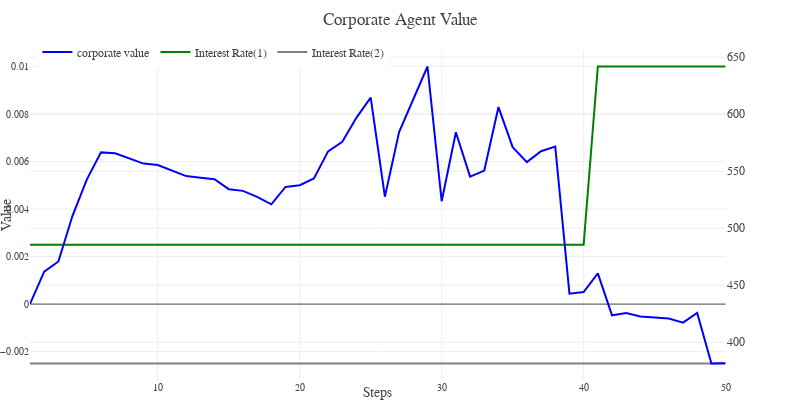

Notebook cell for this chart:
### Code cell
def moving_average(a, n=3):
    ret = np.cumsum(a, dtype=float)
    ret[n:] = ret[n:] - ret[:-n]
    return ret[n - 1:] / n

def corporate_value_and_interest_rate_plot(model, model_results, steps):

    steps_data = model_results['Step'].values
    corporate_value = [model.corporate_details.by_step(i)['Firm Value'].mean() for i in range(steps)]
    interest_rate_1_data, interest_rate_2_data = zip(*model_results['interest_rate'].values)


    fig = make_subplots(rows=1, cols=1, specs=[[{"secondary_y": True}]])

    temp = dict(layout=go.Layout(font=dict(family="Franklin Gothic", size = 12)))
    interest_rate_1 = go.Scatter(x = steps_data, y = interest_rate_1_data, name = 'Interest Rate(1)', line = dict(color = 'green'))
    interest_rate_2 = go.Scatter(x = steps_data, y = interest_rate_2_data, name = 'Interest Rate(2)', line = dict(color = 'grey'))
    corporate_value_line = go.Scatter(x = steps_data, y = corporate_value, name = 'corporate value', line = dict(color = 'blue'))

    fig.add_trace(corporate_value_line, row = 1, col =1, secondary_y='True')
    fig.add_trace(interest_rate_1, row = 1, col = 1)
    fig.add_trace(interest_rate_2, row = 1, col = 1)


    fig.update_layout(template = temp,
                      title = "Corporate Agent Value",
                      hovermode = 'closest',
                      margin = dict(l = 30, r = 30, t = 50, b = 20),
                      height = 400, 
                      width = 800, 
                      showlegend = True,
                      xaxis = dict(title = 'Steps', tickfont = dict(size=10)),
                      yaxis = dict(title = 'Value', side="left", tickfont = dict(size=10)),
                      legend = dict(yanchor = "bottom", y = 0.95, xanchor = "left", x = 0.01,  orientation="h"))

    return fig 



corporate_value_and_interest_rate_plot(model, model_results, steps)

### Figure 1 — Plotly figure (JSON) as saved in the notebook; plotly's stock layout.template omitted (floating-point values rounded to 4 significant figures)
{"data": [{"line": {"color": "blue"}, "name": "corporate value", "type": "scatter", "x": [1, 2, 3, 4, 5, 6, 7, 8, 9, 10, 11, 12, 13, 14, 15, 16, 17, 18, 19, 20, 21, 22, 23, 24, 25, 26, 27, 28, 29, 30, 31, 32, 33, 34, 35, 36, 37, 38, 39, 40, 41, 42, 43, 44, 45, 46, 47, 48, 49, 50], "xaxis": "x", "y": [433.6, 461.9, 470.9, 511.2, 542.6, 566.5, 565.7, 561.3, 556.7, 555.5, 550.6, 545.7, 544.4, 543.0, 534.3, 532.8, 527.5, 521.0, 536.2, 537.7, 543.7, 567.5, 575.8, 597.1, 614.6, 527.7, 584.4, 613.9, 641.9, 523.7, 584.2, 545.3, 550.6, 606.3, 571.1, 558.0, 567.5, 571.7, 442.6, 444.0, 460.4, 423.6, 425.6, 422.6, 421.5, 420.8, 417.2, 425.7, 381.4, 381.6], "yaxis": "y2"}, {"line": {"color": "green"}, "name": "Interest Rate(1)", "type": "scatter", "x": [1, 2, 3, 4, 5, 6, 7, 8, 9, 10, 11, 12, 13, 14, 15, 16, 17, 18, 19, 20, 21, 22, 23, 24, 25, 26, 27, 28, 29, 30, 31, 32, 33, 34, 35, 36, 37, 38, 39, 40, 41, 42, 43, 44, 45, 46, 47, 48, 49, 50], "xaxis": "x", "y": [0.0025, 0.0025, 0.0025, 0.0025, 0.0025, 0.0025, 0.0025, 0.0025, 0.0025, 0.0025, 0.0025, 0.0025, 0.0025, 0.0025, 0.0025, 0.0025, 0.0025, 0.0025, 0.0025, 0.0025, 0.0025, 0.0025, 0.0025, 0.0025, 0.0025, 0.0025, 0.0025, 0.0025, 0.0025, 0.0025, 0.0025, 0.0025, 0.0025, 0.0025, 0.0025, 0.0025, 0.0025, 0.0025, 0.0025, 0.0025, 0.01, 0.01, 0.01, 0.01, 0.01, 0.01, 0.01, 0.01, 0.01, 0.01], "yaxis": "y"}, {"line": {"color": "grey"}, "name": "Interest Rate(2)", "type": "scatter", "x": [1, 2, 3, 4, 5, 6, 7, 8, 9, 10, 11, 12, 13, 14, 15, 16, 17, 18, 19, 20, 21, 22, 23, 24, 25, 26, 27, 28, 29, 30, 31, 32, 33, 34, 35, 36, 37, 38, 39, 40, 41, 42, 43, 44, 45, 46, 47, 48, 49, 50], "xaxis": "x", "y": [-0.0025, -0.0025, -0.0025, -0.0025, -0.0025, -0.0025, -0.0025, -0.0025, -0.0025, -0.0025, -0.0025, -0.0025, -0.0025, -0.0025, -0.0025, -0.0025, -0.0025, -0.0025, -0.0025, -0.0025, -0.0025, -0.0025, -0.0025, -0.0025, -0.0025, -0.0025, -0.0025, -0.0025, -0.0025, -0.0025, -0.0025, -0.0025, -0.0025, -0.0025, -0.0025, -0.0025, -0.0025, -0.0025, -0.0025, -0.0025, -0.0025, -0.0025, -0.0025, -0.0025, -0.0025, -0.0025, -0.0025, -0.0025, -0.0025, -0.0025], "yaxis": "y"}], "layout": {"height": 400, "hovermode": "closest", "legend": {"orientation": "h", "x": 0.01, "xanchor": "left", "y": 0.95, "yanchor": "bottom"}, "margin": {"b": 20, "l": 30, "r": 30, "t": 50}, "showlegend": true, "title": {"text": "Corporate Agent Value"}, "width": 800, "xaxis": {"anchor": "y", "domain": [0, 0.94], "tickfont": {"size": 10}, "title": {"text": "Steps"}}, "yaxis": {"anchor": "x", "domain": [0, 1], "side": "left", "tickfont": {"size": 10}, "title": {"text": "Value"}}, "yaxis2": {"anchor": "x", "overlaying": "y", "side": "right"}}}
